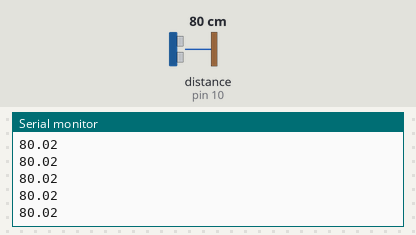
Simulated run of this sketch. Board: Arduino Uno, built with avr-gcc and run on an emulated ATmega328P. On the bench: the last lines printed to the serial monitor. Wiring (inferred from the names in the program): ultrasonic range finder: trigger pin 9; echo pin 10. Inputs (shaded band) come from the test bench; at power-on: distance to the obstacle (sensor on pin 10) 80 cm. The echo pulse lasts 58.3 µs per cm.

Above: at 1.2 s.
1.3 s: distance to the obstacle (sensor on pin 10) set to 2 cm
At 1.6 s:
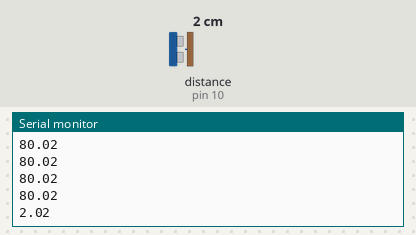
2.8 s: distance to the obstacle (sensor on pin 10) set to 4 cm
At 2.8 s:
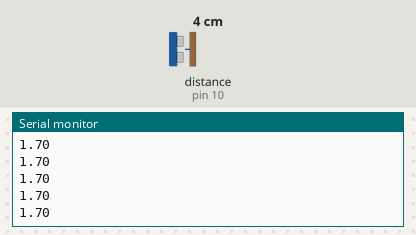
Timing chart, 0 to 5.8 s (numbered marks = the images above; inputs shaded):
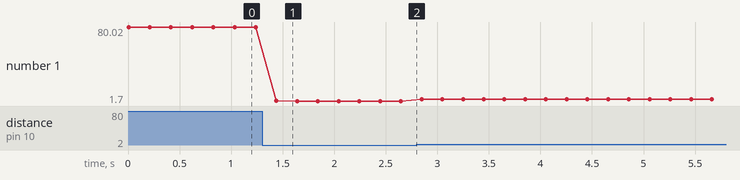

Measured:
- after the input at 1.3 s, the serial monitor: prints a new line after 0.14 s (image 1)
- plotted number 1: 80.02 → 1.7 after the input at 1.3 s, 1.7 → 3.69 after the input at 2.8 s

The sketch:

proje.ino
```cpp
// HC-SR04 Mesafe
const int TRIG=9, ECHO=10;
void setup(){
  Serial.begin(9600);
  pinMode(TRIG, OUTPUT);
  pinMode(ECHO, INPUT);
}
void loop(){
  digitalWrite(TRIG, LOW); delayMicroseconds(2);
  digitalWrite(TRIG, HIGH); delayMicroseconds(10);
  digitalWrite(TRIG, LOW);
  long sure = pulseIn(ECHO, HIGH, 30000); // 30ms timeout
  float mesafe = sure * 0.0343 / 2.0;
  Serial.println(mesafe);
  delay(200);
}
```
